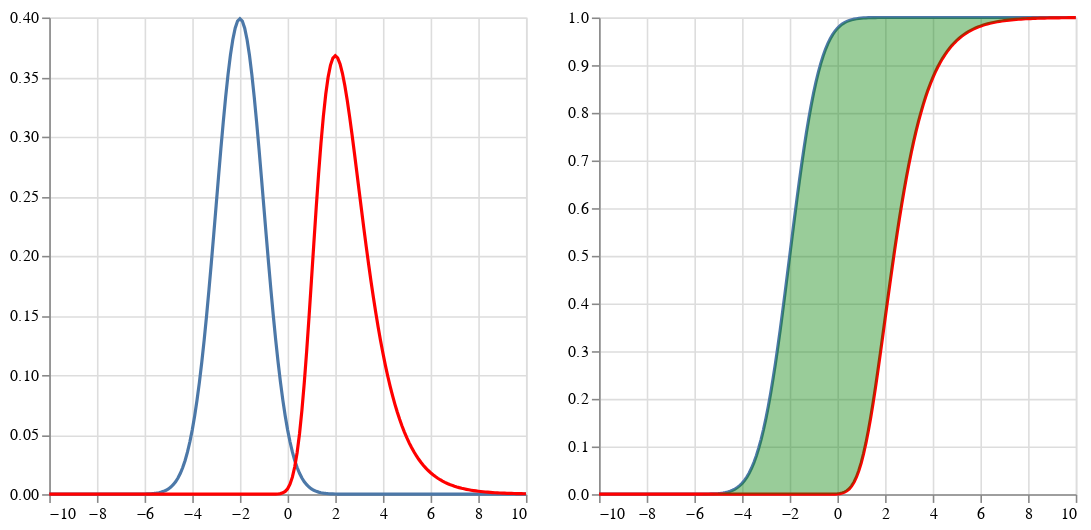

Notebook code for this chart:
### Markdown cell above
### Choose two Continuous Distributions to visualize and calculate the OT cost

Note that for $c(x,y) = |y-x|$, the area in green in the plot represents the optimal transport cost.

### Code cell
μ = Normal(-2,1)
ν = Gumbel(2,1)
y = range(0,stop=1,length=500)
q = quantile(μ,y);
c(x,y) = abs(y-x)^1 # h(y-x) convex function

cost, T = otCostPlan1d(c,μ,ν);
println("Optimal Trasnport Cost = ",cost)
plotContinuousDistributions(μ,ν)

### Figure 1 — Vega-Lite specification as saved in the notebook (floating-point values rounded to 4 significant figures; data arrays with more than 128 entries replaced by an {"elided": "..."} marker saying what was removed)
{"hconcat": [{"layer": [{"data": {"values": {"elided": "201 records"}}, "encoding": {"x": {"field": "x", "title": null, "type": "quantitative"}, "y": {"field": "y", "title": null, "type": "quantitative"}}, "mark": "line"}, {"data": {"values": {"elided": "201 records"}}, "encoding": {"color": {"value": "red"}, "x": {"field": "x", "title": null, "type": "quantitative"}, "y": {"field": "y", "title": null, "type": "quantitative"}}, "mark": "line"}]}, {"layer": [{"data": {"values": {"elided": "201 records"}}, "encoding": {"x": {"field": "x", "title": null, "type": "quantitative"}, "y": {"field": "y", "title": null, "type": "quantitative"}}, "mark": "line"}, {"data": {"values": {"elided": "201 records"}}, "encoding": {"color": {"value": "red"}, "x": {"field": "x", "title": null, "type": "quantitative"}, "y": {"field": "y", "title": null, "type": "quantitative"}}, "mark": "line"}, {"data": {"values": {"elided": "201 records"}}, "encoding": {"color": {"value": "green"}, "opacity": {"value": 0.4}, "x": {"field": "x", "title": null, "type": "quantitative"}, "y": {"field": "y", "title": null, "type": "quantitative"}, "y2": {"field": "y2", "title": null, "type": "quantitative"}}, "mark": "area"}]}]}
